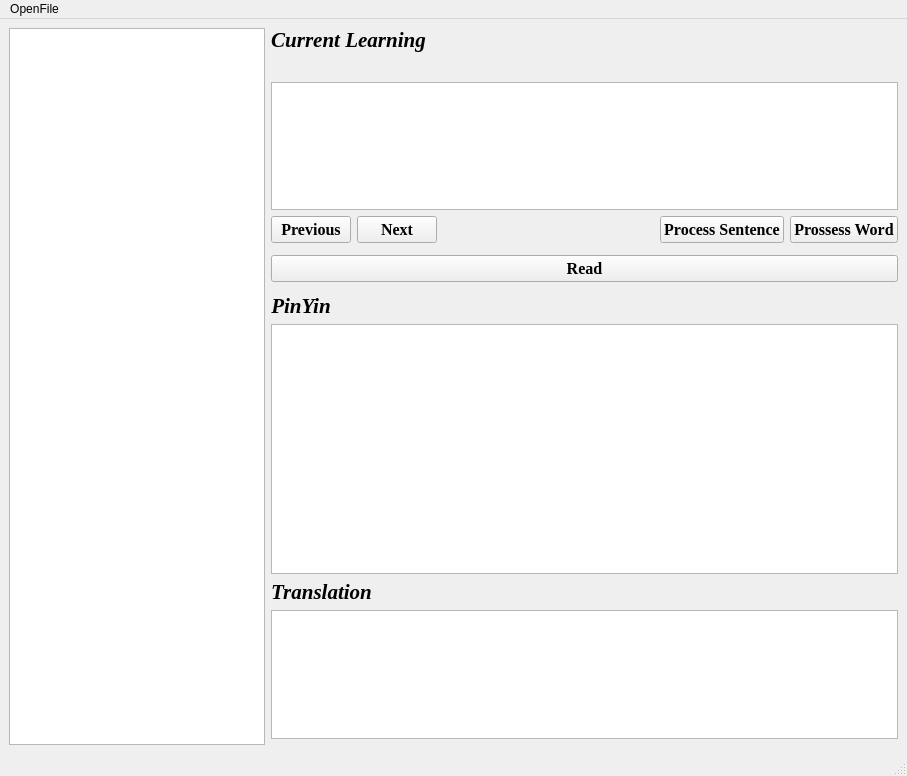
<?xml version="1.0" encoding="UTF-8"?>
<ui version="4.0">
 <class>MainWindow</class>
 <widget class="QMainWindow" name="MainWindow">
  <property name="geometry">
   <rect>
    <x>0</x>
    <y>0</y>
    <width>907</width>
    <height>776</height>
   </rect>
  </property>
  <property name="windowTitle">
   <string>MainWindow</string>
  </property>
  <property name="styleSheet">
   <string notr="true">QMenuBar{
background-color:&quot;#fefff6&quot;
}
QWidget{
background-color:&quot;#fefff6&quot;
}

QPushButton{
background-color: &quot;#ffd5f0&quot;
}</string>
  </property>
  <widget class="QWidget" name="centralwidget">
   <layout class="QGridLayout" name="gridLayout">
    <item row="10" column="3">
     <widget class="QLabel" name="label_2">
      <property name="sizePolicy">
       <sizepolicy hsizetype="Fixed" vsizetype="Fixed">
        <horstretch>0</horstretch>
        <verstretch>0</verstretch>
       </sizepolicy>
      </property>
      <property name="font">
       <font>
        <family>Times New Roman</family>
        <pointsize>16</pointsize>
        <weight>75</weight>
        <italic>true</italic>
        <bold>true</bold>
       </font>
      </property>
      <property name="text">
       <string>PinYin</string>
      </property>
      <property name="textFormat">
       <enum>Qt::AutoText</enum>
      </property>
      <property name="alignment">
       <set>Qt::AlignCenter</set>
      </property>
      <property name="wordWrap">
       <bool>true</bool>
      </property>
     </widget>
    </item>
    <item row="0" column="1" rowspan="15">
     <widget class="QTextBrowser" name="textBrowser_preview">
      <property name="font">
       <font>
        <family>楷体</family>
        <pointsize>14</pointsize>
       </font>
      </property>
     </widget>
    </item>
    <item row="13" column="3">
     <layout class="QHBoxLayout" name="horizontalLayout_4">
      <item>
       <widget class="QTextBrowser" name="textBrowser_translation">
        <property name="font">
         <font>
          <family>Times New Roman</family>
          <pointsize>18</pointsize>
         </font>
        </property>
       </widget>
      </item>
     </layout>
    </item>
    <item row="8" column="3">
     <widget class="QPushButton" name="pushButton_read1">
      <property name="font">
       <font>
        <family>Times New Roman</family>
        <pointsize>12</pointsize>
        <weight>75</weight>
        <bold>true</bold>
       </font>
      </property>
      <property name="text">
       <string>Read</string>
      </property>
     </widget>
    </item>
    <item row="11" column="3">
     <layout class="QHBoxLayout" name="horizontalLayout_3">
      <item>
       <widget class="QGraphicsView" name="graphicsView_pinyin">
        <property name="minimumSize">
         <size>
          <width>0</width>
          <height>250</height>
         </size>
        </property>
        <property name="font">
         <font>
          <family>Times New Roman</family>
          <pointsize>24</pointsize>
         </font>
        </property>
        <property name="verticalScrollBarPolicy">
         <enum>Qt::ScrollBarAlwaysOff</enum>
        </property>
        <property name="interactive">
         <bool>true</bool>
        </property>
        <property name="alignment">
         <set>Qt::AlignLeading|Qt::AlignLeft|Qt::AlignVCenter</set>
        </property>
       </widget>
      </item>
     </layout>
    </item>
    <item row="0" column="3">
     <widget class="QLabel" name="label">
      <property name="sizePolicy">
       <sizepolicy hsizetype="Fixed" vsizetype="Fixed">
        <horstretch>5</horstretch>
        <verstretch>5</verstretch>
       </sizepolicy>
      </property>
      <property name="font">
       <font>
        <family>Times New Roman</family>
        <pointsize>16</pointsize>
        <weight>75</weight>
        <italic>true</italic>
        <bold>true</bold>
       </font>
      </property>
      <property name="text">
       <string>Current Learning</string>
      </property>
      <property name="textFormat">
       <enum>Qt::AutoText</enum>
      </property>
      <property name="alignment">
       <set>Qt::AlignCenter</set>
      </property>
      <property name="wordWrap">
       <bool>true</bool>
      </property>
     </widget>
    </item>
    <item row="5" column="3">
     <layout class="QHBoxLayout" name="horizontalLayout">
      <item>
       <widget class="QPlainTextEdit" name="plainTextEdit_input">
        <property name="font">
         <font>
          <family>楷体</family>
          <pointsize>24</pointsize>
         </font>
        </property>
       </widget>
      </item>
     </layout>
    </item>
    <item row="12" column="3">
     <widget class="QLabel" name="label_3">
      <property name="sizePolicy">
       <sizepolicy hsizetype="Fixed" vsizetype="Fixed">
        <horstretch>0</horstretch>
        <verstretch>0</verstretch>
       </sizepolicy>
      </property>
      <property name="font">
       <font>
        <family>Times New Roman</family>
        <pointsize>16</pointsize>
        <weight>75</weight>
        <italic>true</italic>
        <bold>true</bold>
       </font>
      </property>
      <property name="text">
       <string>Translation</string>
      </property>
      <property name="textFormat">
       <enum>Qt::AutoText</enum>
      </property>
      <property name="alignment">
       <set>Qt::AlignCenter</set>
      </property>
      <property name="wordWrap">
       <bool>true</bool>
      </property>
     </widget>
    </item>
    <item row="6" column="3">
     <layout class="QHBoxLayout" name="horizontalLayout_2">
      <item>
       <widget class="QPushButton" name="pushButton_previous">
        <property name="font">
         <font>
          <family>Times New Roman</family>
          <pointsize>12</pointsize>
          <weight>75</weight>
          <bold>true</bold>
         </font>
        </property>
        <property name="text">
         <string>Previous</string>
        </property>
       </widget>
      </item>
      <item>
       <widget class="QPushButton" name="pushButton_next">
        <property name="font">
         <font>
          <family>Times New Roman</family>
          <pointsize>12</pointsize>
          <weight>75</weight>
          <bold>true</bold>
         </font>
        </property>
        <property name="text">
         <string>Next</string>
        </property>
       </widget>
      </item>
      <item>
       <spacer name="horizontalSpacer_4">
        <property name="orientation">
         <enum>Qt::Horizontal</enum>
        </property>
        <property name="sizeHint" stdset="0">
         <size>
          <width>40</width>
          <height>20</height>
         </size>
        </property>
       </spacer>
      </item>
      <item>
       <widget class="QPushButton" name="pushButton_process1">
        <property name="font">
         <font>
          <family>Times New Roman</family>
          <pointsize>12</pointsize>
          <weight>75</weight>
          <bold>true</bold>
         </font>
        </property>
        <property name="text">
         <string>Process Sentence</string>
        </property>
        <property name="autoDefault">
         <bool>false</bool>
        </property>
        <property name="default">
         <bool>false</bool>
        </property>
        <property name="flat">
         <bool>false</bool>
        </property>
       </widget>
      </item>
      <item>
       <widget class="QPushButton" name="pushButton_process2">
        <property name="font">
         <font>
          <family>Times New Roman</family>
          <pointsize>12</pointsize>
          <weight>75</weight>
          <bold>true</bold>
         </font>
        </property>
        <property name="text">
         <string>Prossess Word</string>
        </property>
       </widget>
      </item>
     </layout>
    </item>
   </layout>
  </widget>
  <widget class="QMenuBar" name="menubar">
   <property name="geometry">
    <rect>
     <x>0</x>
     <y>0</y>
     <width>907</width>
     <height>22</height>
    </rect>
   </property>
   <widget class="QMenu" name="menuOpenFile">
    <property name="title">
     <string>OpenFile</string>
    </property>
    <addaction name="actionFile"/>
   </widget>
   <addaction name="menuOpenFile"/>
  </widget>
  <widget class="QStatusBar" name="statusbar"/>
  <action name="actionFile">
   <property name="text">
    <string>TextFile</string>
   </property>
  </action>
 </widget>
 <resources/>
 <connections/>
</ui>
